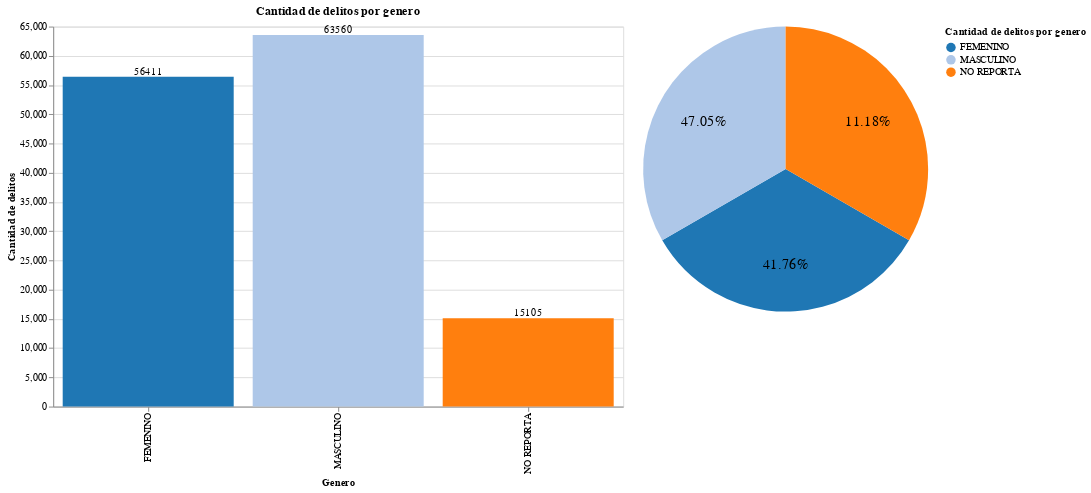

Notebook source saved alongside this figure:
### Code cell
# Grafico de barras para genero con el numero de delitos por año y circular para porcentaje que tiene cada año usando altair
df_count = df.groupby("GENERO").size().reset_index(name="count")

bar = alt.Chart(df_count).mark_bar().encode(
    x=alt.X("GENERO:O", title="Genero"),
    y=alt.Y("count:Q", title="Cantidad de delitos"),
    color=alt.Color("GENERO:N", legend=alt.Legend(title="Cantidad de delitos por genero"), scale=alt.Scale(scheme="category20"))
    
).properties(
    width=600,
    height=400,
    title="Cantidad de delitos por genero"
)

text_bar= bar.mark_text(
    align='center',
    baseline='bottom',
).encode(
    text='count:Q',
    color=alt.value('black')
)
chart_bar = bar + text_bar

#grafico circular
total_crime = df_count["count"].sum()
df_count["percent"] = (df_count["count"] / total_crime) * 100
df_count["percent_format"]=df_count["percent"].map("{:.2f}%".format)

base = alt.Chart(df_count).encode(
    alt.Theta("percent_format:N").stack(True),
    alt.Color("GENERO:N", scale=alt.Scale(scheme="category20")),
)

pie=base.mark_arc(outerRadius=150)
text_pie = base.mark_text(radius=100, size=15).encode(text=alt.Text("percent_format:N"), color=alt.value("black"))
chart_pie = pie + text_pie

graph = alt.hconcat(chart_bar, chart_pie)
graph

### Figure 1 — Vega-Lite specification as saved in the notebook (floating-point values rounded to 4 significant figures)
{"config": {"view": {"continuousWidth": 300, "continuousHeight": 300}}, "hconcat": [{"layer": [{"mark": {"type": "bar"}, "encoding": {"color": {"field": "GENERO", "legend": {"title": "Cantidad de delitos por genero"}, "scale": {"scheme": "category20"}, "type": "nominal"}, "x": {"field": "GENERO", "title": "Genero", "type": "ordinal"}, "y": {"field": "count", "title": "Cantidad de delitos", "type": "quantitative"}}, "title": "Cantidad de delitos por genero"}, {"mark": {"type": "text", "align": "center", "baseline": "bottom"}, "encoding": {"color": {"value": "black"}, "text": {"field": "count", "type": "quantitative"}, "x": {"field": "GENERO", "title": "Genero", "type": "ordinal"}, "y": {"field": "count", "title": "Cantidad de delitos", "type": "quantitative"}}, "title": "Cantidad de delitos por genero"}], "height": 400, "width": 600}, {"layer": [{"mark": {"type": "arc", "outerRadius": 150}, "encoding": {"color": {"field": "GENERO", "scale": {"scheme": "category20"}, "type": "nominal"}, "theta": {"field": "percent_format", "stack": true, "type": "nominal"}}}, {"mark": {"type": "text", "radius": 100, "size": 15}, "encoding": {"color": {"value": "black"}, "text": {"field": "percent_format", "type": "nominal"}, "theta": {"field": "percent_format", "stack": true, "type": "nominal"}}}]}], "data": {"name": "data-dbe1a802c79944f023c5c77bf6cb2fe9"}, "$schema": "https://vega.github.io/schema/vega-lite/v5.15.1.json", "datasets": {"data-dbe1a802c79944f023c5c77bf6cb2fe9": [{"GENERO": "FEMENINO", "count": 56411, "percent": 41.76, "percent_format": "41.76%"}, {"GENERO": "MASCULINO", "count": 63560, "percent": 47.05, "percent_format": "47.05%"}, {"GENERO": "NO REPORTA", "count": 15105, "percent": 11.18, "percent_format": "11.18%"}]}}
